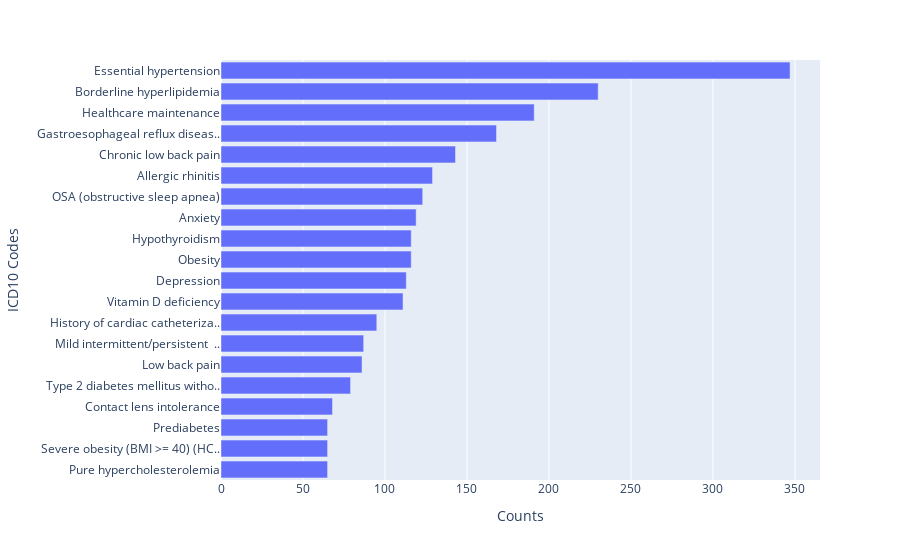

The cell this chart's notebook holds for it:
### Code cell
def truncate(s):
    return (s[:30] + '..') if len(s) > 30 else s
z['condition_text'] = z['condition_text'].apply(lambda r: truncate(r))
fig = px.bar(z.head(20), x='counts', y='condition_text', orientation='h')
fig.update_yaxes(autorange="reversed", title="ICD10 Codes")
fig.update_xaxes(title="Counts")
fig.update_layout(showlegend=False)
fig.show()

### Figure 1 — Plotly figure (JSON) as saved in the notebook; plotly's stock layout.template omitted (floating-point values rounded to 4 significant figures)
{"data": [{"alignmentgroup": "True", "hovertemplate": "counts=%{x}<br>condition_text=%{y}<extra></extra>", "legendgroup": "", "marker": {"color": "#636efa", "pattern": {"shape": ""}}, "name": "", "offsetgroup": "", "orientation": "h", "showlegend": false, "textposition": "auto", "type": "bar", "x": [347, 230, 191, 168, 143, 129, 123, 119, 116, 116, 113, 111, 95, 87, 86, 79, 68, 65, 65, 65], "xaxis": "x", "y": ["Essential hypertension", "Borderline hyperlipidemia", "Healthcare maintenance", "Gastroesophageal reflux diseas..", "Chronic low back pain", "Allergic rhinitis", "OSA (obstructive sleep apnea)", "Anxiety", "Hypothyroidism", "Obesity", "Depression", "Vitamin D deficiency", "History of cardiac catheteriza..", "Mild intermittent/persistent  ..", "Low back pain", "Type 2 diabetes mellitus witho..", "Contact lens intolerance", "Prediabetes", "Severe obesity (BMI >= 40) (HC..", "Pure hypercholesterolemia"], "yaxis": "y"}], "layout": {"barmode": "relative", "legend": {"tracegroupgap": 0}, "margin": {"t": 60}, "showlegend": false, "xaxis": {"anchor": "y", "domain": [0, 1], "title": {"text": "Counts"}}, "yaxis": {"anchor": "x", "autorange": "reversed", "domain": [0, 1], "title": {"text": "ICD10 Codes"}}}}
